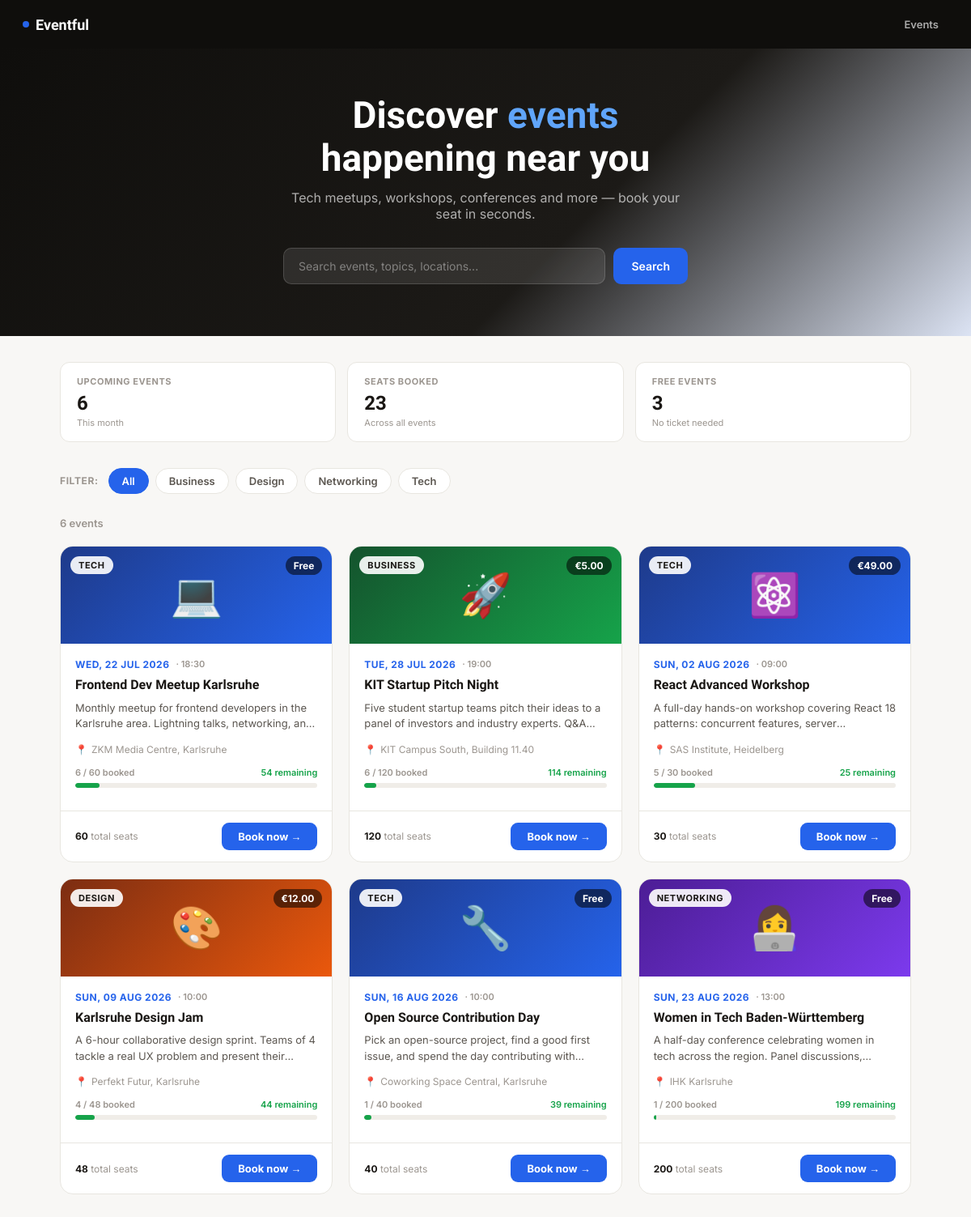
The page / on the database its author committed.
### tables this page shows
CREATE TABLE IF NOT EXISTS events (
    id          INT AUTO_INCREMENT PRIMARY KEY,
    title       VARCHAR(255)  NOT NULL,
    description TEXT,
    category    VARCHAR(60)   NOT NULL DEFAULT 'General',
    event_date  DATE          NOT NULL,
    event_time  TIME          NOT NULL DEFAULT '09:00:00',
    location    VARCHAR(255)  NOT NULL,
    capacity    INT           NOT NULL,
    price       DECIMAL(8,2)  NOT NULL DEFAULT 0.00,
    image_emoji VARCHAR(10)   NOT NULL DEFAULT '🎟️',
    created_at  DATETIME      NOT NULL DEFAULT CURRENT_TIMESTAMP
);

### db.php (called while the page is built, shortened)
<?php
function e($str) {
    return htmlspecialchars($str ?? '', ENT_QUOTES, 'UTF-8');
}

### index.php (the view, shortened to what this page needs)
<?php
require_once 'db.php';
$pdo = getDb();
$category = $_GET['cat'] ?? 'all';
$search   = trim($_GET['q'] ?? '');
$where  = ["1=1"];
$params = [];
$whereStr = implode(' AND ', $where);
$events = $pdo->prepare("
    SELECT e.*,
           COALESCE(SUM(b.seats), 0) AS seats_booked
    FROM events e
    LEFT JOIN bookings b ON b.event_id = e.id
    WHERE $whereStr
    GROUP BY e.id
    ORDER BY e.event_date ASC
");
$events->execute($params);
$events = $events->fetchAll();
$categories = $pdo->query("SELECT DISTINCT category FROM events ORDER BY category")->fetchAll(PDO::FETCH_COLUMN);
?>
<!DOCTYPE html>
<html lang="en">
<head>
</head>
<body>
<nav>
  <div class="nav-brand">
    <div class="nav-brand-dot"></div>
    Eventful
  </div>
  <div class="nav-right">
    <a class="nav-link" href="index.php">Events</a>
  </div>
</nav>
<div class="hero">
  <h1>Discover <span>events</span><br>happening near you</h1>
  <p>Tech meetups, workshops, conferences and more — book your seat in seconds.</p>
  <form class="search-bar" method="GET" action="index.php">
    <input
      type="text"
      name="q"
      placeholder="Search events, topics, locations..."
      value="<?= e($search) ?>"
    >
    <button type="submit">Search</button>
  </form>
</div>
<div class="wrap">
  <?php
  $totalEvents  = $pdo->query("SELECT COUNT(*) FROM events")->fetchColumn();
  $totalBooked  = $pdo->query("SELECT COALESCE(SUM(seats),0) FROM bookings")->fetchColumn();
  $freeEvents   = $pdo->query("SELECT COUNT(*) FROM events WHERE price = 0")->fetchColumn();
  ?>
  <div class="stats-strip">
    <div class="stat-card">
      <div class="s-label">Upcoming events</div>
      <div class="s-val"><?= $totalEvents ?></div>
      <div class="s-sub">This month</div>
    </div>
    <div class="stat-card">
      <div class="s-label">Seats booked</div>
      <div class="s-val"><?= $totalBooked ?></div>
      <div class="s-sub">Across all events</div>
    </div>
    <div class="stat-card">
      <div class="s-label">Free events</div>
      <div class="s-val"><?= $freeEvents ?></div>
      <div class="s-sub">No ticket needed</div>
    </div>
  </div>
  <div class="filter-bar">
    <span class="filter-label">Filter:</span>
    <a href="index.php<?= $search ? '?q='.urlencode($search) : '' ?>" class="filter-chip <?= $category === 'all' ? 'active' : '' ?>">All</a>
    <?php foreach ($categories as $cat): ?>
      <a
        href="?cat=<?= urlencode($cat) ?><?= $search ? '&q='.urlencode($search) : '' ?>"
        class="filter-chip <?= $category === $cat ? 'active' : '' ?>"
      ><?= e($cat) ?></a>
    <?php endforeach; ?>
  </div>
  <div class="results-header">
    <div class="results-count">
      <?= count($events) ?> event<?= count($events) !== 1 ? 's' : '' ?>
    </div>
  </div>
  <div class="events-grid">
    <?php foreach ($events as $ev):
      $remaining = $ev['capacity'] - $ev['seats_booked'];
      $pct       = ($ev['capacity'] > 0) ? ($ev['seats_booked'] / $ev['capacity']) * 100 : 0;
      $capClass  = $pct >= 90 ? 'danger' : ($pct >= 70 ? 'warn' : 'ok');
      $isFull    = $remaining <= 0;
      $catSlug   = strtolower($ev['category']);
      $bannerClass = "banner-$catSlug";
      $price     = (float)$ev['price'];
      $priceLabel = $price > 0 ? '€'.number_format($price, 2) : 'Free';
    ?>
    <div class="event-card">
      <div class="card-banner <?= e($bannerClass) ?>">
        <?= e($ev['image_emoji']) ?>
        <span class="card-category-badge"><?= e($ev['category']) ?></span>
        <span class="card-price-badge"><?= $priceLabel ?></span>
      </div>
      <div class="card-body">
        <div class="card-date-row">
          <span class="card-date"><?= date("D, d M Y", strtotime($ev['event_date'])) ?></span>
          <span class="card-time">· <?= date("H:i", strtotime($ev['event_time'])) ?></span>
        </div>
        <div class="card-title"><?= e($ev['title']) ?></div>
        <div class="card-desc"><?= e($ev['description']) ?></div>
        <div class="card-location">
          <span>📍</span>
          <?= e($ev['location']) ?>
        </div>
        <div class="cap-row">
          <span class="cap-label"><?= (int)$ev['seats_booked'] ?> / <?= (int)$ev['capacity'] ?> booked</span>
          <span class="cap-remaining <?= $capClass ?>">
            <?php if ($isFull): ?>
              Fully booked
            <?php elseif ($remaining <= 5): ?>
              ⚡ <?= $remaining ?> left
            <?php else: ?>
              <?= $remaining ?> remaining
            <?php endif; ?>
          </span>
        </div>
        <div class="cap-track">
          <div class="cap-fill <?= $capClass ?>" style="width:<?= min(100, round($pct)) ?>%"></div>
        </div>
      </div>
      <div class="card-footer">
        <div class="seats-info">
          <?php if ($remaining <= 5 && !$isFull): ?>
            <span class="urgency">🔥 Almost full</span>
          <?php else: ?>
            <strong><?= (int)$ev['capacity'] ?></strong> total seats
          <?php endif; ?>
        </div>
        <?php if ($isFull): ?>
          <span class="book-btn full">Sold out</span>
        <?php else: ?>
          <a class="book-btn" href="book.php?event_id=<?= (int)$ev['id'] ?>">Book now →</a>
        <?php endif; ?>
      </div>
    </div>
    <?php endforeach; ?>
  </div>
</div>
</body>
</html>

### rows shown on the page
events: image_emoji "💻", category "TECH", price "Free", event_date "WED, 22 JUL 2026", event_time "18:30", title "Frontend Dev Meetup Karlsruhe", description "Monthly meetup for frontend developers in the Karlsruhe area. Lightning talks, networking,…", location "ZKM Media Centre, Karlsruhe", seats_booked "6", capacity "60", remaining "54", min(100, round($pct)) 10 (drawn)
events: image_emoji "🚀", category "BUSINESS", price "€5.00", event_date "TUE, 28 JUL 2026", event_time "19:00", title "KIT Startup Pitch Night", description "Five student startup teams pitch their ideas to a panel of investors and industry experts.…", location "KIT Campus South, Building 11.40", seats_booked "6", capacity "120", remaining "114", min(100, round($pct)) 5 (drawn)
events: image_emoji "⚛️", category "TECH", price "€49.00", event_date "SUN, 02 AUG 2026", event_time "09:00", title "React Advanced Workshop", description "A full-day hands-on workshop covering React 18 patterns: concurrent features,…", location "SAS Institute, Heidelberg", seats_booked "5", capacity "30", remaining "25", min(100, round($pct)) 17 (drawn)
events: image_emoji "🎨", category "DESIGN", price "€12.00", event_date "SUN, 09 AUG 2026", event_time "10:00", title "Karlsruhe Design Jam", description "A 6-hour collaborative design sprint. Teams of 4 tackle a real UX problem and present…", location "Perfekt Futur, Karlsruhe", seats_booked "4", capacity "48", remaining "44", min(100, round($pct)) 8 (drawn)
events: image_emoji "🔧", category "TECH", price "Free", event_date "SUN, 16 AUG 2026", event_time "10:00", title "Open Source Contribution Day", description "Pick an open-source project, find a good first issue, and spend the day contributing…", location "Coworking Space Central, Karlsruhe", seats_booked "1", capacity "40", remaining "39", min(100, round($pct)) 3 (drawn)
events: image_emoji "👩‍💻", category "NETWORKING", price "Free", event_date "SUN, 23 AUG 2026", event_time "13:00", title "Women in Tech Baden-Württemberg", description "A half-day conference celebrating women in tech across the region. Panel…", location "IHK Karlsruhe", seats_booked "1", capacity "200", remaining "199"

### other values the page prints
$totalEvents "6"
$totalBooked "23"
$freeEvents "3"
$cat "Business"
$cat "Design"
$cat "Networking"
$cat "Tech"
count($events) "6"
